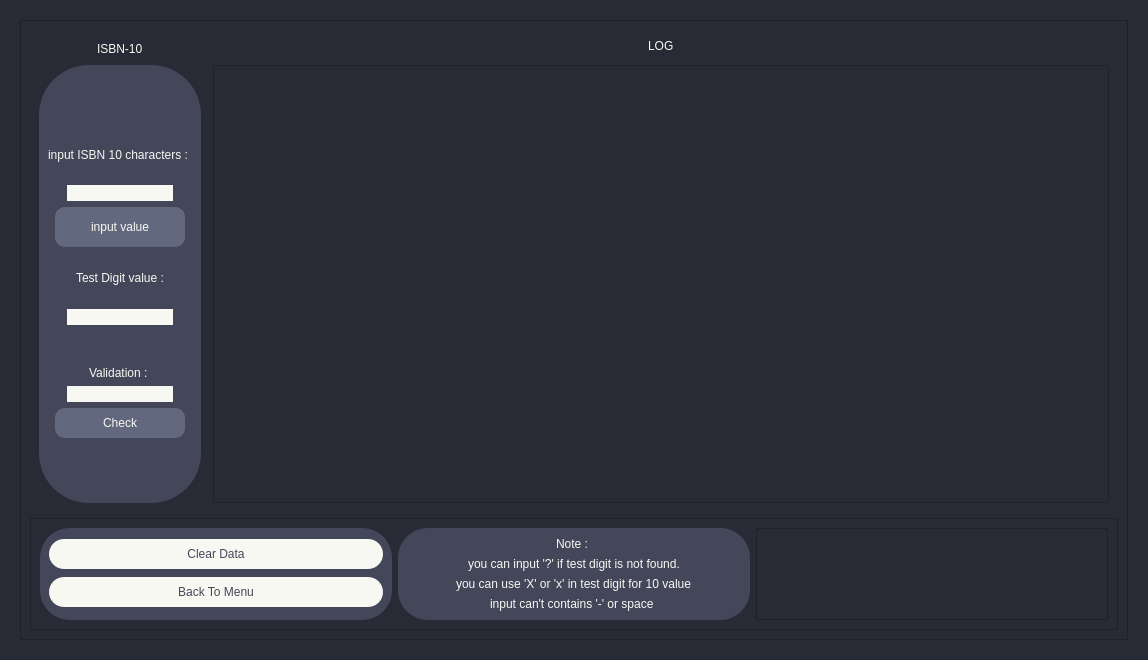
<?xml version="1.0" encoding="UTF-8"?>
<ui version="4.0">
 <class>isbn_old_version</class>
 <widget class="QDialog" name="isbn_old_version">
  <property name="geometry">
   <rect>
    <x>0</x>
    <y>0</y>
    <width>1148</width>
    <height>660</height>
   </rect>
  </property>
  <property name="windowTitle">
   <string>Dialog</string>
  </property>
  <property name="styleSheet">
   <string notr="true">background-color: rgb(40, 42, 54);</string>
  </property>
  <layout class="QGridLayout" name="gridLayout_2">
   <item row="0" column="0">
    <widget class="QWidget" name="widget" native="true">
     <layout class="QGridLayout" name="gridLayout_5">
      <item row="0" column="0">
       <widget class="QFrame" name="frame">
        <property name="frameShape">
         <enum>QFrame::StyledPanel</enum>
        </property>
        <property name="frameShadow">
         <enum>QFrame::Raised</enum>
        </property>
        <layout class="QGridLayout" name="gridLayout_4">
         <item row="0" column="0">
          <widget class="QWidget" name="widget_2" native="true">
           <layout class="QGridLayout" name="gridLayout_3">
            <item row="4" column="3">
             <widget class="QPlainTextEdit" name="Log">
              <property name="styleSheet">
               <string notr="true">background-color: rgb(248, 248, 242);
border : solid rgb(98, 114, 164);
border-color: rgb(98, 114, 164);
border-radius : 50px;
padding : 60px;
font: 600 12pt &quot;Lucida Bright&quot;;
QScrollBar::handle:vertical { background-color: rgb(68, 71, 90); }</string>
              </property>
             </widget>
            </item>
            <item row="0" column="1" rowspan="2" alignment="Qt::AlignHCenter">
             <widget class="QLabel" name="label_5">
              <property name="styleSheet">
               <string notr="true">font: 700 18pt &quot;Consolas&quot;;
background-color: RGB(40, 42, 54);
color: rgb(248, 248, 242);</string>
              </property>
              <property name="text">
               <string>ISBN-10</string>
              </property>
             </widget>
            </item>
            <item row="4" column="1">
             <widget class="QWidget" name="widget_3" native="true">
              <property name="styleSheet">
               <string notr="true">font: 600 12pt &quot;Lucida Bright&quot;;
background-color: rgb(68, 71, 90);
border-radius : 50px;
</string>
              </property>
              <layout class="QGridLayout" name="gridLayout">
               <item row="9" column="1" alignment="Qt::AlignHCenter">
                <widget class="QLabel" name="label_2">
                 <property name="styleSheet">
                  <string notr="true">color: rgb(248, 248, 242);</string>
                 </property>
                 <property name="text">
                  <string>Test Digit value :</string>
                 </property>
                </widget>
               </item>
               <item row="12" column="1" alignment="Qt::AlignHCenter|Qt::AlignBottom">
                <widget class="QLabel" name="label_4">
                 <property name="styleSheet">
                  <string notr="true">color: rgb(248, 248, 242);</string>
                 </property>
                 <property name="text">
                  <string>Validation : </string>
                 </property>
                </widget>
               </item>
               <item row="7" column="1" alignment="Qt::AlignHCenter">
                <widget class="QPushButton" name="input">
                 <property name="styleSheet">
                  <string notr="true">color: rgb(248, 248, 242);
background-color: rgb(98, 104, 125);
border-radius : 10px;
width : 130px;
height : 40px;</string>
                 </property>
                 <property name="text">
                  <string>input value</string>
                 </property>
                </widget>
               </item>
               <item row="14" column="1" alignment="Qt::AlignHCenter">
                <widget class="QPushButton" name="check">
                 <property name="styleSheet">
                  <string notr="true">color: rgb(248, 248, 242);
background-color: rgb(98, 104, 125);
border-radius : 10px;
width : 130px;
height : 30px;</string>
                 </property>
                 <property name="text">
                  <string>Check</string>
                 </property>
                </widget>
               </item>
               <item row="10" column="1" alignment="Qt::AlignHCenter">
                <widget class="QLineEdit" name="displaydigitvalue">
                 <property name="styleSheet">
                  <string notr="true">background-color: rgb(248, 248, 242);
border-radius : 10px;</string>
                 </property>
                </widget>
               </item>
               <item row="13" column="1" alignment="Qt::AlignHCenter">
                <widget class="QLineEdit" name="displayvalid">
                 <property name="styleSheet">
                  <string notr="true">background-color: rgb(248, 248, 242);
border-radius : 10px;</string>
                 </property>
                </widget>
               </item>
               <item row="1" column="1" alignment="Qt::AlignHCenter">
                <widget class="QFrame" name="frame_4">
                 <property name="styleSheet">
                  <string notr="true">border-radius : 10px;
background-color: rgb(68, 71, 90);</string>
                 </property>
                 <property name="frameShape">
                  <enum>QFrame::StyledPanel</enum>
                 </property>
                 <property name="frameShadow">
                  <enum>QFrame::Raised</enum>
                 </property>
                </widget>
               </item>
               <item row="2" column="1" alignment="Qt::AlignHCenter">
                <widget class="QLabel" name="label_3">
                 <property name="styleSheet">
                  <string notr="true">color: rgb(248, 248, 242);
border-radius : 10px;</string>
                 </property>
                 <property name="text">
                  <string>input ISBN 10 characters : </string>
                 </property>
                </widget>
               </item>
               <item row="5" column="1" alignment="Qt::AlignHCenter">
                <widget class="QLineEdit" name="inputbox">
                 <property name="styleSheet">
                  <string notr="true">background-color: rgb(248, 248, 242);
border-radius : 10px;</string>
                 </property>
                 <property name="text">
                  <string/>
                 </property>
                </widget>
               </item>
               <item row="15" column="1" alignment="Qt::AlignHCenter">
                <widget class="QFrame" name="frame_7">
                 <property name="styleSheet">
                  <string notr="true">border-radius : 10px;
background-color: rgb(68, 71, 90);</string>
                 </property>
                 <property name="frameShape">
                  <enum>QFrame::StyledPanel</enum>
                 </property>
                 <property name="frameShadow">
                  <enum>QFrame::Raised</enum>
                 </property>
                </widget>
               </item>
              </layout>
             </widget>
            </item>
            <item row="4" column="2">
             <widget class="QWidget" name="widget_4" native="true"/>
            </item>
            <item row="0" column="3" alignment="Qt::AlignHCenter">
             <widget class="QLabel" name="label">
              <property name="styleSheet">
               <string notr="true">font: 700 18pt &quot;Consolas&quot;;
background-color: RGB(40, 42, 54);
color: rgb(248, 248, 242);</string>
              </property>
              <property name="text">
               <string>LOG</string>
              </property>
             </widget>
            </item>
           </layout>
           <zorder>widget_4</zorder>
           <zorder>Log</zorder>
           <zorder>label</zorder>
           <zorder>widget_3</zorder>
           <zorder>label_5</zorder>
          </widget>
         </item>
         <item row="1" column="0">
          <widget class="QFrame" name="frame_2">
           <property name="frameShape">
            <enum>QFrame::StyledPanel</enum>
           </property>
           <property name="frameShadow">
            <enum>QFrame::Raised</enum>
           </property>
           <layout class="QGridLayout" name="gridLayout_7">
            <item row="1" column="2" rowspan="2">
             <widget class="QFrame" name="frame_3">
              <property name="frameShape">
               <enum>QFrame::StyledPanel</enum>
              </property>
              <property name="frameShadow">
               <enum>QFrame::Raised</enum>
              </property>
              <layout class="QGridLayout" name="gridLayout_10"/>
             </widget>
            </item>
            <item row="1" column="0" rowspan="2">
             <widget class="QFrame" name="frame_6">
              <property name="styleSheet">
               <string notr="true">background-color: rgb(68, 71, 90);
border-radius : 30px;</string>
              </property>
              <property name="frameShape">
               <enum>QFrame::StyledPanel</enum>
              </property>
              <property name="frameShadow">
               <enum>QFrame::Raised</enum>
              </property>
              <layout class="QGridLayout" name="gridLayout_9">
               <item row="1" column="0">
                <widget class="QPushButton" name="backtomenu">
                 <property name="styleSheet">
                  <string notr="true">background-color: rgb(248, 248, 242);
color: rgb(68, 71, 90);
font: 600 10pt &quot;Lucida Bright&quot;;
border-radius : 15px;
height : 30px;</string>
                 </property>
                 <property name="text">
                  <string>Back To Menu</string>
                 </property>
                </widget>
               </item>
               <item row="0" column="0">
                <widget class="QPushButton" name="cleardata">
                 <property name="styleSheet">
                  <string notr="true">background-color: rgb(248, 248, 242);
color: rgb(68, 71, 90);
font: 600 10pt &quot;Lucida Bright&quot;;
border-radius : 15px;
height : 30px;
widht : 140px;</string>
                 </property>
                 <property name="text">
                  <string>Clear Data</string>
                 </property>
                </widget>
               </item>
              </layout>
             </widget>
            </item>
            <item row="1" column="1" rowspan="2">
             <widget class="QFrame" name="frame_5">
              <property name="styleSheet">
               <string notr="true">background-color: rgb(68, 71, 90);
font: 700 11pt &quot;Lucida Bright&quot;;
border-radius : 30px;</string>
              </property>
              <property name="frameShape">
               <enum>QFrame::StyledPanel</enum>
              </property>
              <property name="frameShadow">
               <enum>QFrame::Raised</enum>
              </property>
              <layout class="QGridLayout" name="gridLayout_11">
               <item row="2" column="0" alignment="Qt::AlignHCenter|Qt::AlignTop">
                <widget class="QLabel" name="label_8">
                 <property name="styleSheet">
                  <string notr="true">color: rgb(248, 248, 242);</string>
                 </property>
                 <property name="text">
                  <string>you can use 'X' or 'x' in test digit for 10 value</string>
                 </property>
                </widget>
               </item>
               <item row="0" column="0" alignment="Qt::AlignHCenter|Qt::AlignTop">
                <widget class="QLabel" name="label_6">
                 <property name="styleSheet">
                  <string notr="true">color: rgb(248, 248, 242);</string>
                 </property>
                 <property name="text">
                  <string>Note : </string>
                 </property>
                </widget>
               </item>
               <item row="1" column="0" alignment="Qt::AlignHCenter">
                <widget class="QLabel" name="label_7">
                 <property name="styleSheet">
                  <string notr="true">color: rgb(248, 248, 242);</string>
                 </property>
                 <property name="text">
                  <string>you can input '?' if test digit is not found.</string>
                 </property>
                </widget>
               </item>
               <item row="3" column="0" alignment="Qt::AlignHCenter">
                <widget class="QLabel" name="label_9">
                 <property name="styleSheet">
                  <string notr="true">color: rgb(248, 248, 242);</string>
                 </property>
                 <property name="text">
                  <string>input can't contains '-' or space </string>
                 </property>
                </widget>
               </item>
              </layout>
             </widget>
            </item>
           </layout>
          </widget>
         </item>
        </layout>
       </widget>
      </item>
     </layout>
    </widget>
   </item>
  </layout>
 </widget>
 <resources/>
 <connections/>
</ui>
